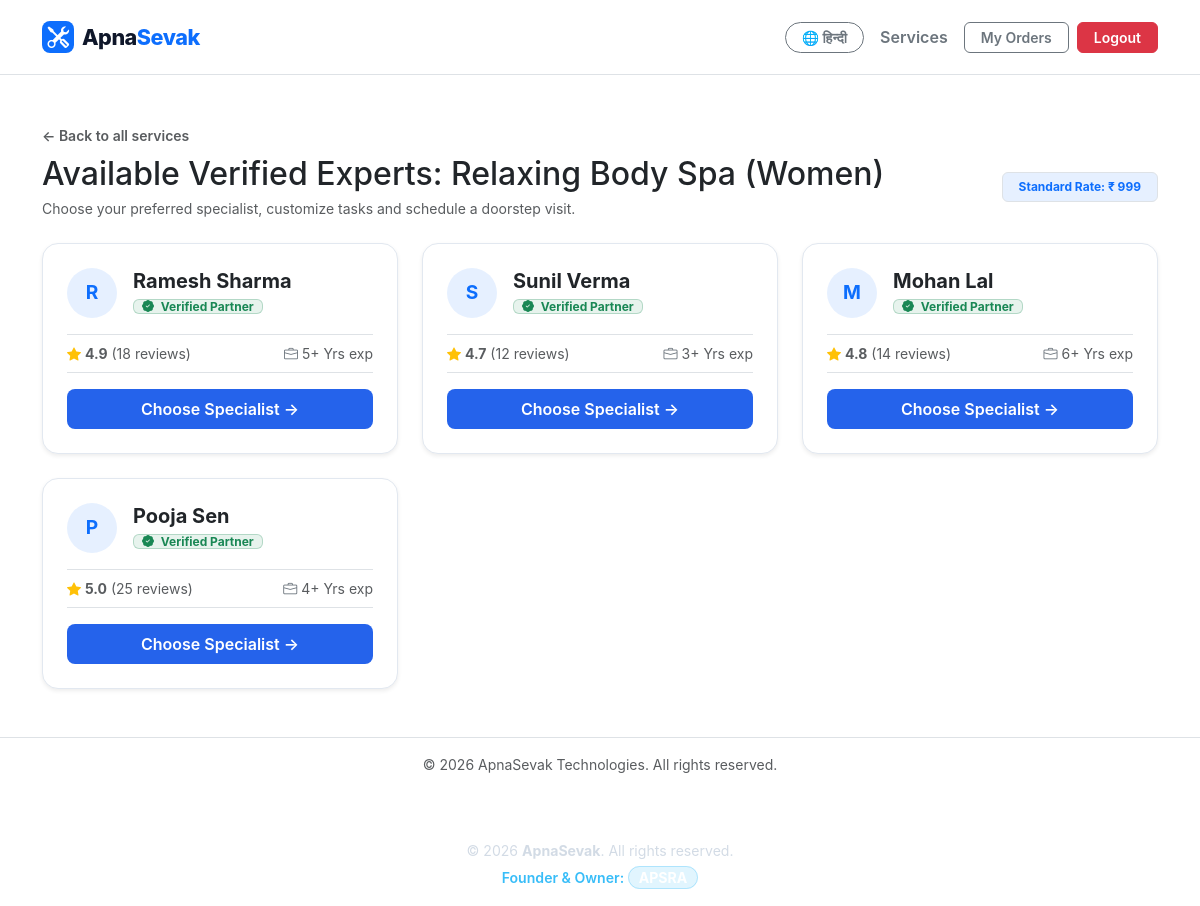
The page /service/spa_women/providers (signed in) on the database its author committed.
### app.py (models this page shows)
class User(db.Model):
    id = db.Column(db.Integer, primary_key=True)
    name = db.Column(db.String(100), nullable=False)
    phone = db.Column(db.String(15), nullable=False)
    email = db.Column(db.String(100), unique=True, nullable=False)
    role = db.Column(db.String(20), nullable=False)  # 'customer', 'provider', 'admin'
    skill_key = db.Column(db.String(50), nullable=True)
    rating = db.Column(db.String(10), default="5.0")
    rating_count = db.Column(db.Integer, default=1)
    experience = db.Column(db.String(20), default="3+ Yrs")
    password = db.Column(db.String(200), nullable=False)
    qr_code = db.Column(db.String(255), nullable=True, default="default_qr.png")
    bookings = db.relationship("Booking", backref="customer", foreign_keys="Booking.user_id", lazy=True)
    reviews_received = db.relationship("Review", backref="provider", foreign_keys="Review.provider_id", lazy=True)

### app.py (the view)
@app.route("/service/<service_key>/providers")
def service_providers(service_key):
    if "user_id" not in session:
        return redirect(url_for("gateway"))
    if session.get("user_role") in ["provider", "admin"]:
        return redirect(url_for("dashboard"))
    lang = session.get("lang", "en")
    all_localized = get_localized_services(lang)
    service_obj = next((s for s in all_localized if s["key"] == service_key), all_localized[0])
    sevaks = User.query.filter_by(role="provider", skill_key=service_key).all()
    if not sevaks:
        sevaks = User.query.filter_by(role="provider").limit(4).all()
    return render_template("sevak_list.html", service=service_obj, sevaks=sevaks, service_key=service_key)

### app.py (called while the page is built)
@app.context_processor
def inject_lang():
    lang = session.get("lang", "en")
    return {"t": TRANSLATIONS.get(lang, TRANSLATIONS["en"]), "current_lang": lang}

def get_localized_services(lang):
    localized = []
    for s in SERVICES_CATALOG:
        info = s.get(lang, s["en"])
        localized.append({
            "key": s["key"],
            "title": info["title"],
            "category": info["category"],
            "desc": info["desc"],
            "price": s["price"],
            "tasks": info["tasks"]
        })
    return localized

### templates/sevak_list.html (shortened to what this page needs)
{% extends "base.html" %}
{% block content %}
<div class="container py-5">
    <div class="mb-4">
        <a href="/home" class="text-decoration-none text-muted small fw-semibold">
            &larr; {% if current_lang == 'hi' %}सभी सेवाओं पर वापस जाएं{% else %}Back to all services{% endif %}
        </a>
        <div class="d-flex align-items-center justify-content-between mt-2 flex-wrap gap-2">
            <div>
                <h2 class="fw-extrabold text-dark mb-1">
                    {% if current_lang == 'hi' %}
                        उपलब्ध कुशल विशेषज्ञ: {{ service.title }}
                    {% else %}
                        Available Verified Experts: {{ service.title }}
                    {% endif %}
                </h2>
                <p class="text-muted small mb-0">
                    {% if current_lang == 'hi' %}
                        अपने पसंदीदा प्रमाणित सेवक का चयन करें एवं समय निर्धारित करें।
                    {% else %}
                        Choose your preferred specialist, customize tasks and schedule a doorstep visit.
                    {% endif %}
                </p>
            </div>
            <span class="badge bg-primary bg-opacity-10 text-primary border px-3 py-2 fw-bold">
                {% if current_lang == 'hi' %}मानक दर: {{ service.price }}{% else %}Standard Rate: {{ service.price }}{% endif %}
            </span>
        </div>
    </div>
    <div class="row g-4">
        {% for sevak in sevaks %}
        <div class="col-md-6 col-lg-4">
            <div class="card h-100 border-0 shadow-sm rounded-4 p-4 bg-white" style="border: 1px solid #e2e8f0 !important;">
                <div class="d-flex align-items-center gap-3 mb-3">
                    <div class="rounded-circle bg-primary bg-opacity-10 text-primary fw-bold d-flex align-items-center justify-content-center" style="width: 50px; height: 50px; font-size: 1.2rem;">
                        {{ sevak.name[0] }}
                    </div>
                    <div>
                        <h5 class="fw-bold text-dark mb-0">{{ sevak.name }}</h5>
                        <span class="badge bg-success bg-opacity-10 text-success border border-success border-opacity-25 px-2 py-0 small">
                            <i class="bi bi-patch-check-fill me-1"></i>
                            {% if current_lang == 'hi' %}प्रमाणित सेवक{% else %}Verified Partner{% endif %}
                        </span>
                    </div>
                </div>
                <div class="d-flex justify-content-between py-2 border-top border-bottom mb-3 text-muted small">
                    <span>
                        <i class="bi bi-star-fill text-warning"></i>
                        <strong>{{ sevak.rating }}</strong>
                        ({% if current_lang == 'hi' %}{{ sevak.rating_count }} समीक्षाएं{% else %}{{ sevak.rating_count }} reviews{% endif %})
                    </span>
                    <span>
                        <i class="bi bi-briefcase text-secondary"></i>
                        {% if current_lang == 'hi' %}{{ sevak.experience }} अनुभव{% else %}{{ sevak.experience }} exp{% endif %}
                    </span>
                </div>
                <button type="button" class="btn btn-custom-primary w-100 fw-semibold py-2" data-bs-toggle="modal" data-bs-target="#bookModal{{ sevak.id }}">
                    {% if current_lang == 'hi' %}सेवक का चयन करें &rarr;{% else %}Choose Specialist &rarr;{% endif %}
                </button>
            </div>
        </div>
        {% endfor %}
    </div>
</div>
{% endblock %}

### templates/base.html (style rules this page uses)
:root { --primary-brand: #2563eb; --primary-hover: #1d4ed8; --dark-text: #0f172a; --border-subtle: #e2e8f0; }
body { font-family: -apple-system, BlinkMacSystemFont, "Segoe UI", Roboto, Helvetica, Arial, sans-serif; margin: 0; padding: 0; }
.btn-custom-primary { background-color: var(--primary-brand); color: #ffffff; border: none; border-radius: 8px; padding: 8px 18px; transition: all 0.2s ease; }

### rows shown on the page
User: name "R", name "Ramesh Sharma", rating "4.9", rating_count "18", experience "5+ Yrs"
User: name "S", name "Sunil Verma", rating "4.7", rating_count "12", experience "3+ Yrs"
User: name "M", name "Mohan Lal", rating "4.8", rating_count "14", experience "6+ Yrs"
User: name "P", name "Pooja Sen", rating "5.0", rating_count "25", experience "4+ Yrs"

### other values the page prints
{{ t.switch_lang }} "हिन्दी"
{{ t.services }} "Services"
{{ t.orders }} "My Orders"
{{ t.logout }} "Logout"
{{ service.title }} "Relaxing Body Spa (Women)"
{{ service.price }} "₹ 999"
